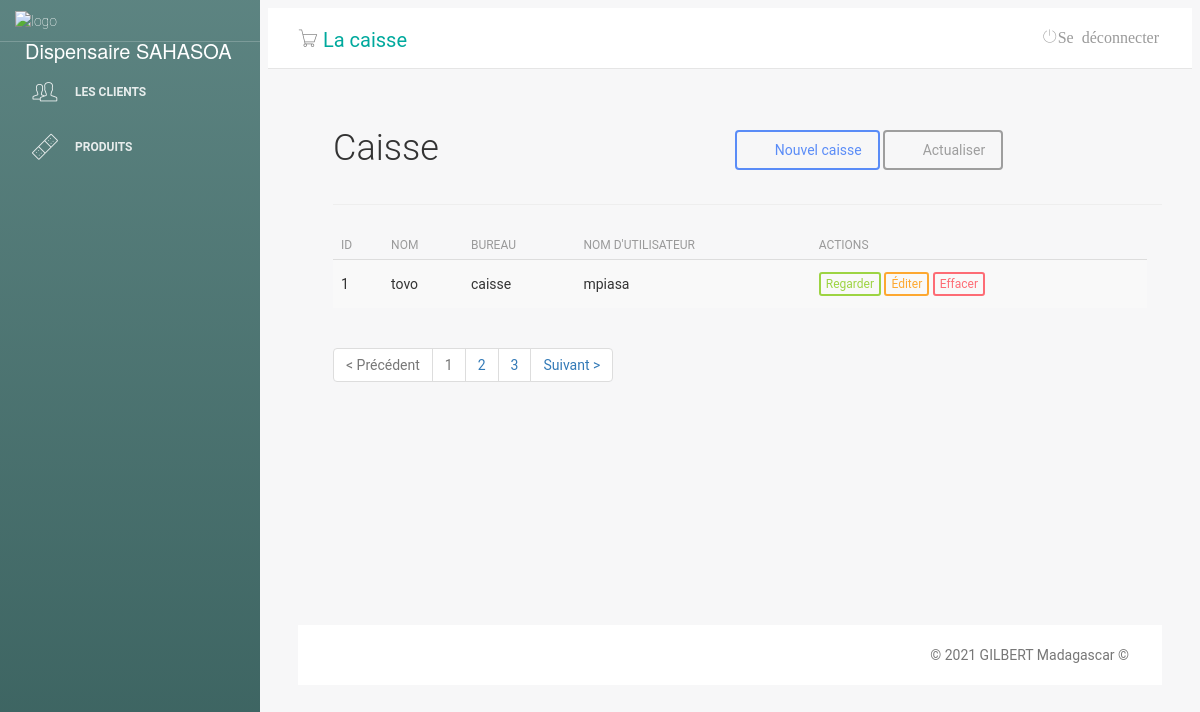
Page /main.php?pg=caisse on the earlier database version.
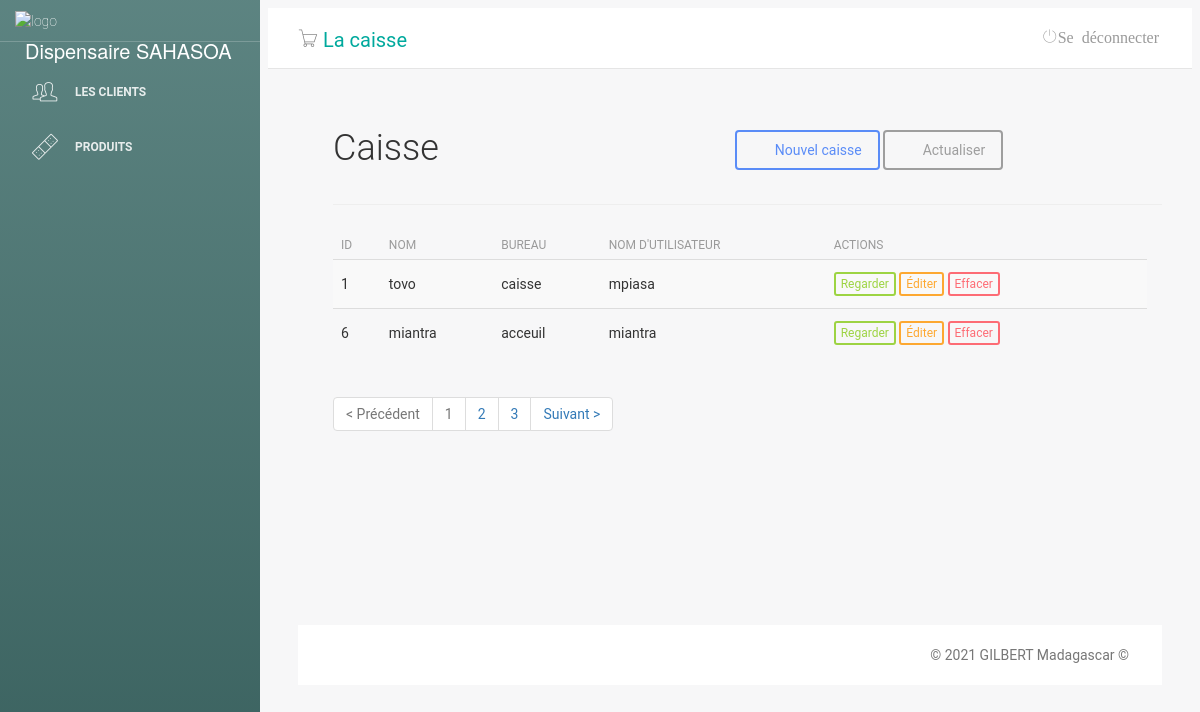
Same page on the later database version.
### tables this page shows
CREATE TABLE "tb_caisse" (
	"id2"	INTEGER,
	"nome2"	varchar(55) NOT NULL,
	"usuario2"	varchar(55) NOT NULL,
	"senha2"	varchar(55) NOT NULL,
	"cargo2"	varchar(55) NOT NULL,
	PRIMARY KEY("id2" AUTOINCREMENT)
);

### caisse.php (the view, shortened to what this page needs)
<?php
include ('classes/Mysql.php');
?>
<div class="lista-cliente">
    <div id="top" class="row">
        <div class="col-sm-2">
            <h2>Caisse</h2>
        </div>
        <div class="col-sm-6">
        </div>
        <div class="col-sm-4 btn-lista">
            <a class="btn btn-primary" href="?pg=adicionar-caisse"><i class="fa fa-plus"></i> Nouvel caisse</a>
            <a class="btn btn-default" href="?pg=caisse"><i class="fa fa-refresh"></i> Actualiser</a>
        </div>
    </div>
    <hr/>
    <div id="list" class="row">
        <div class="table-responsive col-md-12">
            <table class="table table-striped" cellspacing="0" cellpadding="0">
                <?php
                $sql = $db->prepare("SELECT * FROM `tb_caisse`");
                $sql->execute();
                $usuarios= $sql->fetchAll();
?>
                <thead>
                <tr>
                    <th>ID</th>
                    <th>Nom</th>
                    <th>Bureau</th>
                    <th>Nom d'utilisateur</th>
                    <th class="actions">Actions</th>
                </tr>
                </thead>
                <tbody>
                <tr>
					<?php foreach ($usuarios as $value) : ?>
                    <td><?php echo $value['id2']?></td>
                    <td><?php echo $value['nome2']?></td>
                    <td><?php echo $value['cargo2']?></td>
                    <td><?php echo $value['usuario2']?></td>
                    <td class="actions">
                        <a class="btn btn-success btn-xs" href="?pg=visualizar-caisse&id=<?php echo $value['id2']?>">Regarder</a>
                        <a class="btn btn-warning btn-xs"
                           href="?pg=editar-caisse&id=<?php echo $value['id2'] ?> ">Éditer</a>
                        <a onclick="return window.confirm('Voulez-vous vraiment supprimer cet employé(e) ?');" class="btn btn-danger btn-xs" href= "?pg=caisse&deletar=<?php echo $value['id2']; ?>">Effacer</a>
                    </td>
                </tr>
                <?php endforeach; ?>
                </tbody>
            </table>
            <div id="bottom" class="row">
        <div class="col-md-12">
            <ul class="pagination">
                <li class="disabled"><a>&lt; Précédent</a></li>
                <li class="disabled"><a>1</a></li>
                <li><a href="#">2</a></li>
                <li><a href="#">3</a></li>
                <li class="next"><a href="#" rel="next">Suivant &gt;</a></li>
            </ul>
        </div>
    </div>
</div>

Differences in the rows shown:
added tb_caisse: id2 "6", nome2 "miantra", cargo2 "acceuil", usuario2 "miantra"
